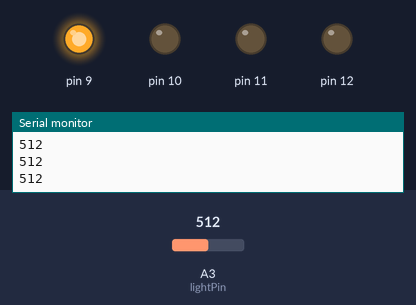
Simulated run of this sketch. Board: Arduino Uno, built with avr-gcc and run on an emulated ATmega328P. Shown: output pins drawn as LEDs (lit = HIGH), the last lines printed to the serial monitor. The test bench sets the inputs (shaded band); at power-on: A3 (lightPin) = 512.

Above: at 1.2 s.
1.3 s: A3 (lightPin) set to 589
2.8 s: A3 (lightPin) set to 611
At 3.1 s:
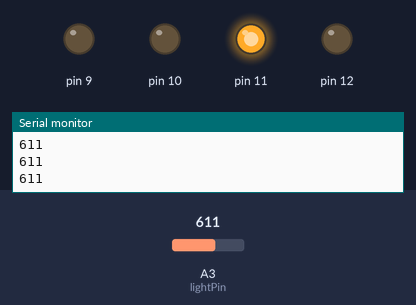
4.3 s: A3 (lightPin) set to 590
At 5.5 s:
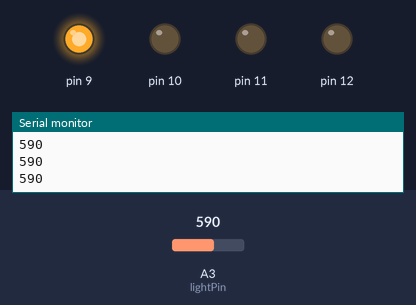
5.8 s: A3 (lightPin) set to 610
At 6.9 s:
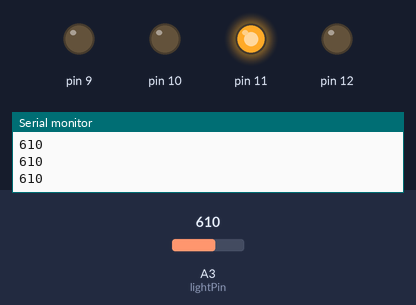
Timing chart, 0 to 8.3 s (numbered marks = the images above; inputs shaded):
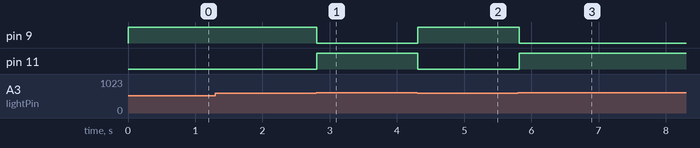

Measured:
- the behaviour switches between 600 and 601 on A3 (lightPin) (found by bisection; images 0 and 1)
- after the input at 2.8 s, pin 9: HIGH → LOW at once; pin 11: LOW → HIGH at once
- after the input at 4.3 s, pin 9: LOW → HIGH at once; pin 11: HIGH → LOW at once
- after the input at 5.8 s, pin 9: HIGH → LOW at once; pin 11: LOW → HIGH at once

The sketch:

sketch_nov27b.ino
```cpp
const int lightPin=3;
int value;
void setup(){
   pinMode(9, OUTPUT);
   pinMode(10, OUTPUT);
   pinMode(11, OUTPUT);
    pinMode(12, OUTPUT);
    //pinMode(lightPin,INPUT);
   // digitalWrite(2,);
   Serial.begin(9600);
}

void loop(){
  //BACK
  value=analogRead(lightPin);
  Serial.println(value);
  if(value>600){
  //RIGHT
  digitalWrite(9, LOW);
  //BACK
  digitalWrite(10,LOW);
  //LEFT
  digitalWrite(11, HIGH);
  digitalWrite(12,LOW);
  }else{
    //RIGHT
  digitalWrite(9, HIGH);
  //BACK
  digitalWrite(10,LOW);
  //LEFT
  digitalWrite(11, LOW);
  digitalWrite(12,LOW);
  }

 delay(100);
}
```
